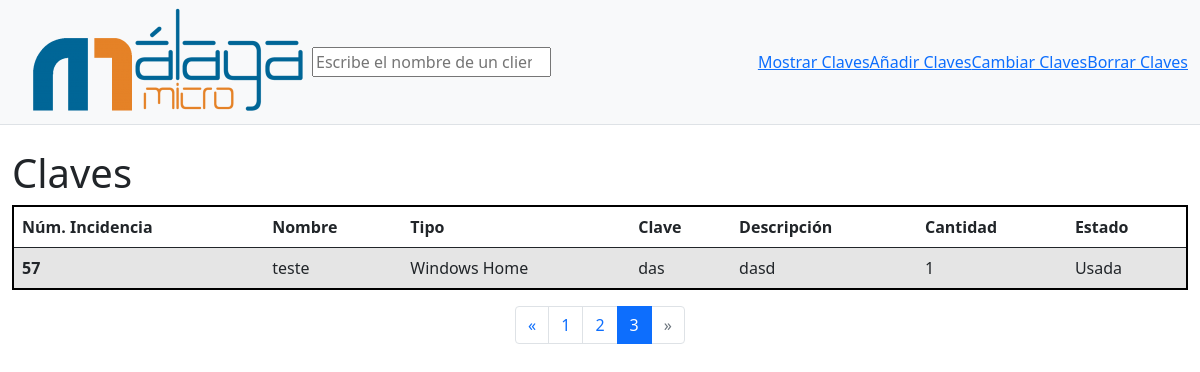
Page /index.php?pagina=3 on the committed database.
### tables this page shows
CREATE TABLE `claves` (
  `num_inc` int(4) NOT NULL,
  `nombre` varchar(50) NOT NULL,
  `tipo` int(40) NOT NULL,
  `clave` varchar(500) NOT NULL,
  `descripcion` varchar(1000) NOT NULL,
  `cantidad` int(5) NOT NULL,
  `estado` int(15) NOT NULL
);

CREATE TABLE `tipo` (
  `id_tipo` int(11) NOT NULL,
  `tipo` varchar(40) NOT NULL
);

### mostrar_claves.php (the view, shortened to what this page needs)
<div class="container-fluid" id="resultado">
  <h1 class="mt-4">Claves</h1>
  <?PHP
  include "conexion.php";
  $articulos = 10;
  $iniciar = ($_GET['pagina'] - 1) * $articulos;
  $consulta = "SELECT c.num_inc, c.nombre, t.tipo, c.clave, c.descripcion, c.cantidad, c.estado FROM claves c INNER JOIN tipo t ON c.tipo = t.id_tipo LIMIT $iniciar, $articulos";
  if ($resultado = $conexion->query($consulta)) {
    ?>
    <table style="border: solid black 2px" class="table table-hover">
      <thead>
        <tr>
          <th scope="col">Núm. Incidencia</th>
          <th scope="col">Nombre</th>
          <th scope="col">Tipo</th>
          <th scope="col">Clave</th>
          <th scope="col">Descripción</th>
          <th scope="col">Cantidad</th>
          <th scope="col">Estado</th>
        </tr>
      </thead>
      <?php
      $valor = 1;
      while ($linea = $resultado->fetch_assoc()) {
        if($valor == 1)
        {
          echo '<tbody>
          <tr class="table-active">
          <th scope="row">'.$linea['num_inc'].'</th>
          <td>'.$linea['nombre'].'</td>
          <td>'.$linea['tipo'].'</td>
          <td>'.$linea['clave'].'</td>
          <td>'.$linea['descripcion'].'</td>
          <td>'.$linea['cantidad'].'</td>';
          if($linea['estado']==1){
          echo '<td>'."No usada".'</td>';
          }else{
          echo '<td>'."Usada".'</td>';
          }
          echo'</tr>
          ';
          $valor = 2;
        }
      };
      echo'</tbody>
      </table>';
    };
    ?>
  </div>
  <div id="paginacion">
    <ul class="pagination d-flex justify-content-center">
      <li class="page-item <?PHP if ($_GET['pagina'] <= 1) {
        echo "disabled";
      } ?>">
      <a class="page-link" href="index.php?pagina=<?PHP echo $_GET['pagina'] - 1 ?>">&laquo;</a>
    </li>
    <?PHP
    $todo = mysqli_query($conexion, "SELECT c.num_inc, c.nombre, t.tipo, c.clave, c.descripcion, c.cantidad, c.estado FROM claves c INNER JOIN tipo t ON c.tipo = t.id_tipo");
    $count = mysqli_num_rows($todo);
    $total_paginas = $count / 10;
    $paginas = ceil($total_paginas);
    for ($i = 0; $i < $paginas; $i++) { ?>
      <li class="page-item
      <?PHP if ($_GET['pagina'] == $i + 1) {
        echo "active";
      } ?>">
      <a class="page-link" href="index.php?pagina=<?PHP echo $i + 1 ?>">
        <?PHP
        echo $i + 1;
        ?>
      </a>
    </li>
    <?PHP
  };
  ?>
  <li class="page-item <?PHP if ($_GET['pagina'] >= $paginas) {
    echo "disabled";
  } ?>">
  <a class="page-link" disabled="disabled" href="index.php?pagina=<?PHP echo $_GET['pagina'] + 1 ?>">&raquo;</a>
</li>
</ul>
</div>

### rows in the picture
claves: num_inc "57", nombre "teste", tipo.tipo "Windows Home", clave "das", descripcion "dasd", cantidad "1", estado "Usada"
